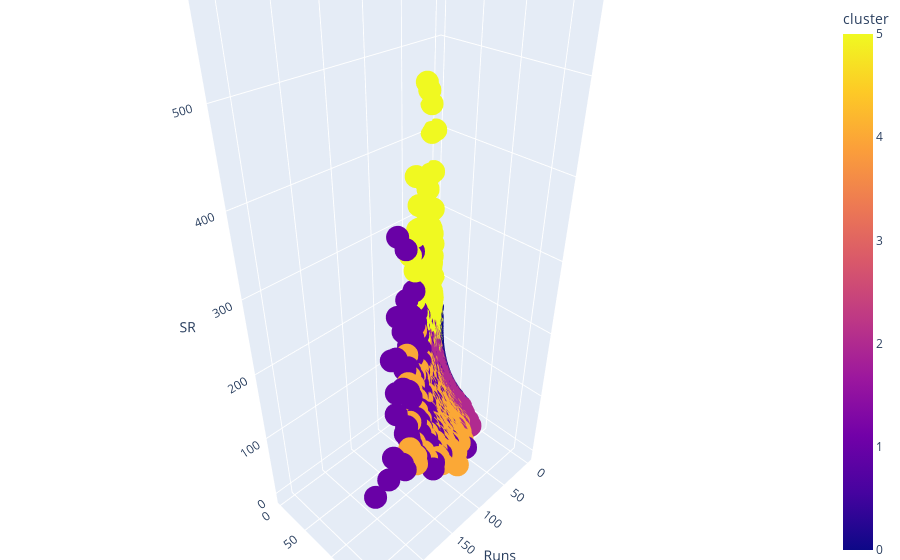

Notebook code for this chart:
### Code cell
fig = px.scatter_3d(data_frame=df, x='Runs', y='BF', z='SR', color=df['cluster'])
fig.update_layout(margin=dict(l=0, r=0, b=0, t=0))

### Figure 1 — Plotly figure (JSON) as saved in the notebook; plotly's stock layout.template omitted (floating-point values rounded to 4 significant figures; data arrays with more than 128 entries replaced by an {"elided": "..."} marker saying what was removed)
{"data": [{"hovertemplate": "Runs=%{x}<br>BF=%{y}<br>SR=%{z}<br>cluster=%{marker.color}<extra></extra>", "legendgroup": "", "marker": {"color": {"elided": "8918 int values"}, "coloraxis": "coloraxis", "symbol": "circle"}, "mode": "markers", "name": "", "scene": "scene", "showlegend": false, "type": "scatter3d", "x": {"elided": "8918 int values"}, "y": {"elided": "8918 int values"}, "z": {"elided": "8918 float values"}}], "layout": {"coloraxis": {"colorbar": {"title": {"text": "cluster"}}, "colorscale": [[0, "#0d0887"], [0.1111, "#46039f"], [0.2222, "#7201a8"], [0.3333, "#9c179e"], [0.4444, "#bd3786"], [0.5556, "#d8576b"], [0.6667, "#ed7953"], [0.7778, "#fb9f3a"], [0.8889, "#fdca26"], [1, "#f0f921"]]}, "legend": {"tracegroupgap": 0}, "margin": {"b": 0, "l": 0, "r": 0, "t": 0}, "scene": {"domain": {"x": [0, 1], "y": [0, 1]}, "xaxis": {"title": {"text": "Runs"}}, "yaxis": {"title": {"text": "BF"}}, "zaxis": {"title": {"text": "SR"}}}}}
